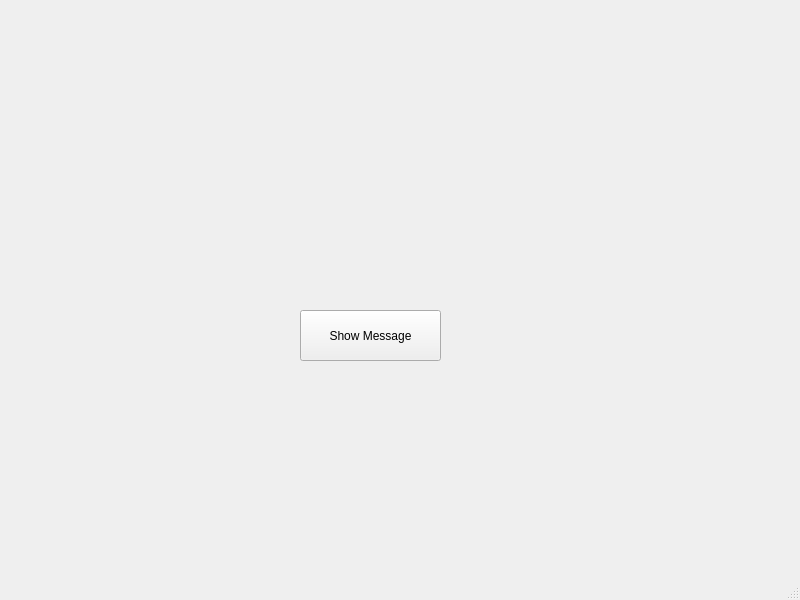
<?xml version="1.0" encoding="UTF-8"?>
<ui version="4.0">
 <class>MainWindow</class>
 <widget class="QMainWindow" name="MainWindow">
  <property name="geometry">
   <rect>
    <x>0</x>
    <y>0</y>
    <width>800</width>
    <height>600</height>
   </rect>
  </property>
  <property name="windowTitle">
   <string>MainWindow</string>
  </property>
  <widget class="QWidget" name="centralwidget">
   <widget class="QPushButton" name="pushButton">
    <property name="geometry">
     <rect>
      <x>300</x>
      <y>310</y>
      <width>141</width>
      <height>51</height>
     </rect>
    </property>
    <property name="text">
     <string>Show Message</string>
    </property>
   </widget>
  </widget>
  <widget class="QMenuBar" name="menubar">
   <property name="geometry">
    <rect>
     <x>0</x>
     <y>0</y>
     <width>800</width>
     <height>26</height>
    </rect>
   </property>
  </widget>
  <widget class="QStatusBar" name="statusbar"/>
 </widget>
 <resources/>
 <connections/>
</ui>
